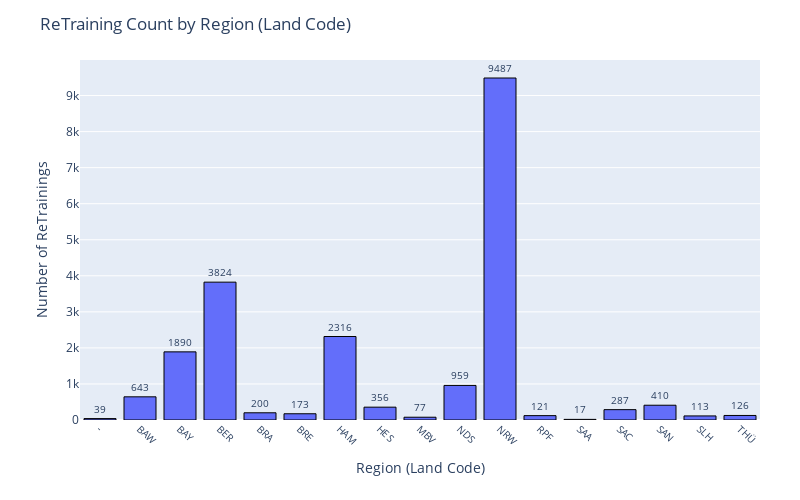

The notebook cell saved with this chart:
### Markdown cell above
<font size= "4">***BAR CHART FOR SHOWING ReTRAINING COUNT BY REGION***</font>

### Code cell
import sqlite3
import plotly.express as px

# Connect to the SQLite database
db_connection = sqlite3.connect('weiterbildung_analysis.db')
cursor = db_connection.cursor()

# SQL query to retrieve data
query = '''
    SELECT land_code, COUNT(*) as count
    FROM umschulung
    WHERE land_code IS NOT NULL
    GROUP BY land_code
    ORDER BY land_code ASC
'''
cursor.execute(query)
data = cursor.fetchall()

# Close the database connection
db_connection.close()

region_codes = [entry[0] for entry in data]
training_counts = [entry[1] for entry in data]

# Create the bar chart
fig = px.bar(
    x=region_codes,
    y=training_counts,
    title='ReTraining Count by Region (Land Code)',
    labels={'x': 'Region (Land Code)', 'y': 'Number of ReTrainings'},
    text=training_counts,
    #color=region_codes  # Add color based on region codes for differentiation
)

# Rotate x-axis labels for better readability
fig.update_xaxes(tickangle=45, tickfont=dict(size=10))

# Display the number of trainings on top of each bar
fig.update_traces(texttemplate='%{text}', textposition='outside', textfont=dict(size=10))

# Set the position of the legend to be below the chart
fig.update_layout(legend=dict(orientation="h", yanchor="bottom", y=1.02, xanchor="center", x=0.5))

# Improve the layout
fig.update_layout(
    width=800,  # Set the width of the chart
    height=500,  # Set the height of the chart
    margin=dict(l=80, r=40, t=60, b=80),  # Adjust margin for better spacing
)

# Customize the color scale for better differentiation
fig.update_traces(marker=dict(line=dict(color='black', width=1)))  # Add black border lines to bars

fig.show()

### Figure 1 — Plotly figure (JSON) as saved in the notebook; plotly's stock layout.template omitted (floating-point values rounded to 4 significant figures)
{"data": [{"alignmentgroup": "True", "hovertemplate": "Region (Land Code)=%{x}<br>Number of ReTrainings=%{y}<br>text=%{text}<extra></extra>", "legendgroup": "", "marker": {"color": "#636efa", "line": {"color": "black", "width": 1}, "pattern": {"shape": ""}}, "name": "", "offsetgroup": "", "orientation": "v", "showlegend": false, "text": [39, 643, 1890, 3824, 200, 173, 2316, 356, 77, 959, 9487, 121, 17, 287, 410, 113, 126], "textfont": {"size": 10}, "textposition": "outside", "texttemplate": "%{text}", "type": "bar", "x": ["-", "BAW", "BAY", "BER", "BRA", "BRE", "HAM", "HES", "MBV", "NDS", "NRW", "RPF", "SAA", "SAC", "SAN", "SLH", "THÜ"], "xaxis": "x", "y": [39, 643, 1890, 3824, 200, 173, 2316, 356, 77, 959, 9487, 121, 17, 287, 410, 113, 126], "yaxis": "y"}], "layout": {"barmode": "relative", "height": 500, "legend": {"orientation": "h", "tracegroupgap": 0, "x": 0.5, "xanchor": "center", "y": 1.02, "yanchor": "bottom"}, "margin": {"b": 80, "l": 80, "r": 40, "t": 60}, "title": {"text": "ReTraining Count by Region (Land Code)"}, "width": 800, "xaxis": {"anchor": "y", "domain": [0, 1], "tickangle": 45, "tickfont": {"size": 10}, "title": {"text": "Region (Land Code)"}}, "yaxis": {"anchor": "x", "domain": [0, 1], "title": {"text": "Number of ReTrainings"}}}}
